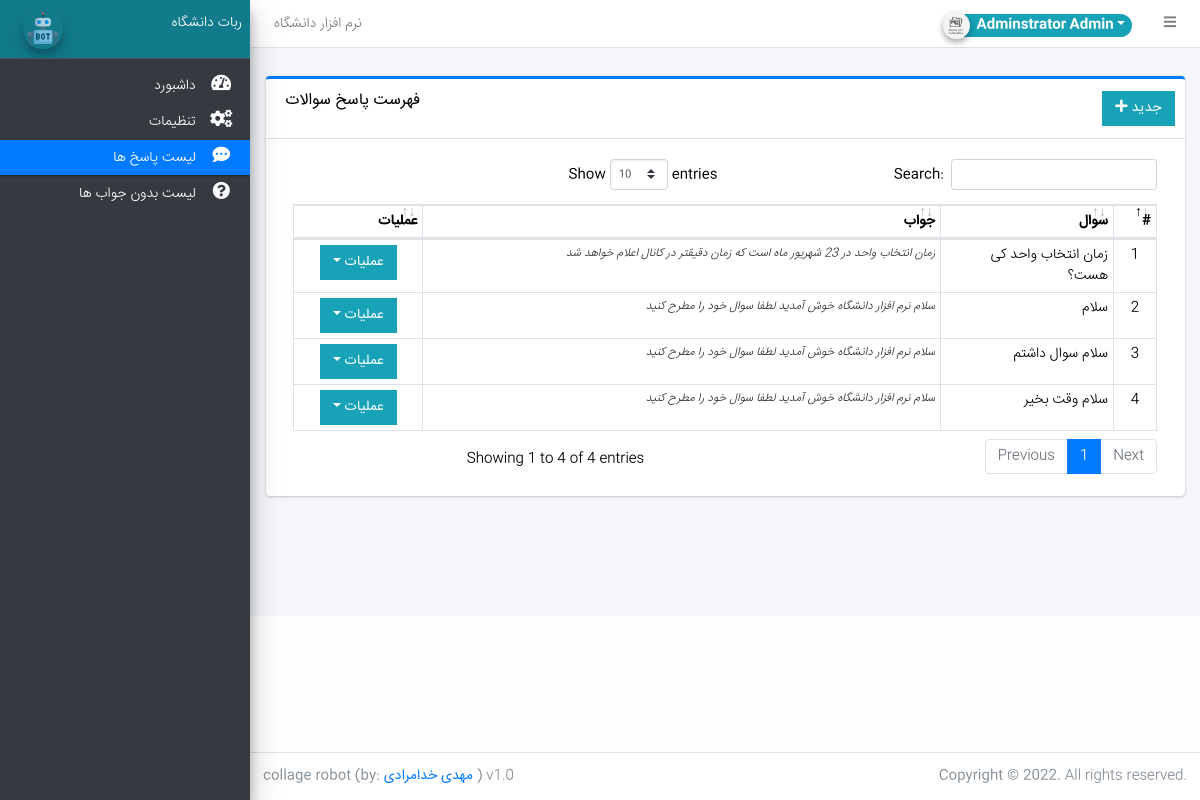
The app's page /admin/?page=responses (signed in) with its own data.
### tables this page shows
CREATE TABLE `questions` (
  `id` int(30) NOT NULL,
  `question` text DEFAULT NULL,
  `response_id` int(30) NOT NULL
);

CREATE TABLE `responses` (
  `id` int(30) NOT NULL,
  `response_message` text DEFAULT NULL
);

### config.php (called while the page is built, shortened)
<?php
require_once('classes/DBConnection.php');
require_once('classes/SystemSettings.php');
function validate_image($file){
	if(!empty($file)){
		if(is_file(base_app.$file)){
			return base_url.$file;
		}else{
			return base_url.'dist/img/no-image-available.png';
		}
	}else{
		return base_url.'dist/img/no-image-available.png';
	}
}
function isMobileDevice(){
    $aMobileUA = array(
        '/iphone/i' => 'iPhone',
        '/ipod/i' => 'iPod',
        '/ipad/i' => 'iPad',
        '/android/i' => 'Android',
        '/blackberry/i' => 'BlackBerry',
        '/webos/i' => 'Mobile'
    );
    return false;
}
?>

### classes/DBConnection.php (called while the page is built, shortened)
<?php
class DBConnection{
    private $host = DB_SERVER;
    private $username = DB_USERNAME;
    private $password = DB_PASSWORD;
    private $database = DB_NAME;
    public $conn;
    public function __construct(){
        if (!isset($this->conn)) {
            $this->conn = new mysqli($this->host, $this->username, $this->password, $this->database);
        }
    }
}
?>

### classes/SystemSettings.php (called while the page is built, shortened)
<?php
class SystemSettings extends DBConnection{
	function userdata($field = ''){
		if(!empty($field)){
			if(isset($_SESSION['userdata'][$field]))
				return $_SESSION['userdata'][$field];
			else
				return null;
		}else{
			return false;
		}
	}
	function info($field=''){
		if(!empty($field)){
			if(isset($_SESSION['system_info'][$field]))
				return $_SESSION['system_info'][$field];
			else
				return false;
		}else{
			return false;
		}
	}
}
$_settings = new SystemSettings();
?>

### admin/responses/index.php (the view, shortened to what this page needs)
<div class="card card-outline card-primary">
	<div class="card-header">
		<h3 class="card-title">فهرست پاسخ سوالات</h3>
		<div class="card-tools">
			<a href="?page=responses/manage" class="btn btn-flat btn-info"><span class="fas fa-plus"></span>  جدید</a>
		</div>
	</div>
	<div class="card-body">
		<div class="container-fluid">
			<table class="table table-bordered table-stripped text-right" dir="rtl">
				<colgroup>
					<col width="5%">
					<col width="20%">
					<col width="60%">
					<col width="15%">
				</colgroup>
				<thead>
					<tr>
						<th>#</th>
						<th>سوال</th>
						<th>جواب</th>
						<th>عملیات</th>
					</tr>
				</thead>
				<tbody>
					<?php
					$i = 1;
						$qry = $conn->query("SELECT q.id, r.response_message, q.question FROM `questions` q inner join `responses` r on q.response_id = r.id order by q.question asc ");
						while($row = $qry->fetch_assoc()):
					?>
						<tr>
							<td class="text-center"><?php echo $i++; ?></td>
							<td><?php echo $row['question'] ?></td>
							<td><span class="truncate"><?php echo $row['response_message'] ?></span></td>
							<td class=" text-center">
								 <button type="button" class="btn btn-flat btn-info dropdown-toggle dropdown-icon" data-toggle="dropdown">
				                  		عملیات
				                  </button>
							</td>
						</tr>
					<?php endwhile; ?>
				</tbody>
			</table>
		</div>
	</div>
</div>

### admin/index.php (shortened to what this page needs)
<?php require_once('../config.php'); ?>
 <!DOCTYPE html>
<html lang="en" class="" style="height: auto;">
<?php require_once('inc/header.php') ?>
  <body class="layout-fixed layout-footer-fixed text-sm sidebar-mini control-sidebar-slide-open layout-navbar-fixed " data-new-gr-c-s-check-loaded="14.991.0" data-gr-ext-installed="" style="height: auto;">
    <div class="wrapper">
     <?php require_once('inc/topBarNav.php') ?>
     <?php require_once('inc/navigation.php') ?>
     <?php $page = isset($_GET['page']) ? $_GET['page'] : 'home';  ?>
      <div class="content-wrapper" style="min-height: 567.854px;">
        <div class="content-header">
        </div>
        <section class="content">
          <div class="container-fluid">
            <?php
              if(!file_exists($page.".php") && !is_dir($page)){
                  include '404.html';
              }else{
                if(is_dir($page))
                  include $page.'/index.php';
                else
                  include $page.'.php';
              }
            ?>
          </div>
        </section>
      </div>
      <?php require_once('inc/footer.php') ?>
  </body>
</html>

### admin/inc/header.php (shortened to what this page needs)
<head>
    <link rel="stylesheet" href="<?php echo base_url ?>plugins/fontawesome-free/css/all.min.css">
    <link rel="stylesheet" href="<?php echo base_url ?>plugins/tempusdominus-bootstrap-4/css/tempusdominus-bootstrap-4.min.css">
  <link rel="stylesheet" href="<?php echo base_url ?>plugins/datatables-bs4/css/dataTables.bootstrap4.min.css">
  <link rel="stylesheet" href="<?php echo base_url ?>plugins/datatables-responsive/css/responsive.bootstrap4.min.css">
  <link rel="stylesheet" href="<?php echo base_url ?>plugins/datatables-buttons/css/buttons.bootstrap4.min.css">
  <link rel="stylesheet" href="<?php echo base_url ?>plugins/select2/css/select2.min.css">
  <link rel="stylesheet" href="<?php echo base_url ?>plugins/select2-bootstrap4-theme/select2-bootstrap4.min.css">
    <link rel="stylesheet" href="<?php echo base_url ?>plugins/icheck-bootstrap/icheck-bootstrap.min.css">
    <link rel="stylesheet" href="<?php echo base_url ?>plugins/jqvmap/jqvmap.min.css">
    <link rel="stylesheet" href="<?php echo base_url ?>dist/css/adminlte.css">
    <link rel="stylesheet" href="<?php echo base_url ?>dist/css/custom.css">
    <link rel="stylesheet" href="<?php echo base_url ?>plugins/overlayScrollbars/css/OverlayScrollbars.min.css">
    <link rel="stylesheet" href="<?php echo base_url ?>plugins/daterangepicker/daterangepicker.css">
    <link rel="stylesheet" href="<?php echo base_url ?>plugins/summernote/summernote-bs4.min.css">
  <link rel="stylesheet" href="<?php echo base_url ?>plugins/sweetalert2-theme-bootstrap-4/bootstrap-4.min.css">
  </head>

### admin/inc/topBarNav.php (shortened to what this page needs)
<nav class="main-header navbar navbar-expand navbar-white navbar-light text-sm">
  <ul class="navbar-nav">
    <li class="nav-item d-none d-sm-inline-block">
      <a href="<?php echo base_url ?>" class="nav-link"><?php echo (!isMobileDevice()) ? $_settings->info('name'):$_settings->info('short_name'); ?></a>
    </li>
  </ul>
  <ul class="navbar-nav ml-auto">
    <li class="nav-item">
      <div class="btn-group nav-link">
            <button type="button" class="btn btn-rounded badge badge-info dropdown-toggle dropdown-icon" data-toggle="dropdown">
              <span><img src="<?php echo validate_image($_settings->userdata('avatar')) ?>" class="img-circle elevation-2 user-img" alt="User Image"></span>
              <span class="ml-3"><?php echo ucwords($_settings->userdata('firstname').' '.$_settings->userdata('lastname')) ?></span>
            </button>
        </div>
    </li>
    <li class="nav-item">
      <a class="nav-link" data-widget="pushmenu" href="#" role="button"><i class="fas fa-bars"></i></a>
    </li>
  </ul>
</nav>

### admin/inc/navigation.php (shortened to what this page needs)
<aside class="main-sidebar sidebar-dark-primary elevation-4 bg-dark text-white">
  <a href="<?php echo base_url ?>admin" class="brand-link bg-info text-sm">
    <img src="<?php echo validate_image($_settings->info('logo')) ?>" alt="Store Logo" class="brand-image img-circle elevation-3" style="opacity: .8;width: 2.5rem;height: 2.5rem;max-height: unset">
    <span class="brand-text font-weight-light"><?php echo $_settings->info('short_name') ?></span>
  </a>
  <div class="sidebar os-host os-theme-light os-host-overflow os-host-overflow-y os-host-resize-disabled os-host-transition os-host-scrollbar-horizontal-hidden">
    <div class="os-content-glue" style="margin: 0px -8px; width: 249px; height: 646px;"></div>
    <div class="os-padding">
      <div class="os-viewport os-viewport-native-scrollbars-invisible" style="overflow-y: scroll;">
        <div class="os-content" style="padding: 0px 8px; height: 100%; width: 100%;">
          <nav class="mt-4">
            <ul class="nav nav-pills nav-sidebar flex-column text-sm nav-compact nav-flat nav-child-indent nav-collapse-hide-child" data-widget="treeview" role="menu" data-accordion="false">
              <li class="nav-item dropdown">
                <a href="./" class="nav-link nav-home">
                  <p>
                    داشبورد
                  </p>
                  <i class="nav-icon fas fa-tachometer-alt"></i>
                </a>
              </li>
              <li class="nav-item dropdown">
                <a href="<?php echo base_url ?>admin/?page=system_info" class="nav-link nav-system_info">
                  <p>
                    تنظیمات
                  </p>
                  <i class="nav-icon fas fa-cogs"></i>
                </a>
              </li>
              <li class="nav-item dropdown">
                <a href="<?php echo base_url ?>admin/?page=responses" class="nav-link nav-responses">
                  <p>
                    لیست پاسخ ها
                  </p>
                  <i class="nav-icon fas fa-comment-dots"></i>
                </a>
              </li>
              <li class="nav-item dropdown">
                <a href="<?php echo base_url ?>admin/?page=unanswered" class="nav-link nav-unanswered">
                  <p>
                    لیست بدون جواب ها
                  </p>
                  <i class="nav-icon fas fa-question-circle"></i>
                </a>
              </li>
            </ul>
          </nav>
        </div>
      </div>
    </div>
  </div>
</aside>

### admin/inc/footer.php (shortened to what this page needs)
<footer class="main-footer text-sm">
        <strong>Copyright © <?php echo date('Y') ?>.
        </strong>
        All rights reserved.
        <div class="float-left d-none d-sm-inline-block">
        <b class="text-left left">collage robot (by: <a href="tel:+989195437593" target="blank">مهدی خدامرادی</a> )</b> v1.0
        </div>
      </footer>
    </div>

### admin/inc/topBarNav.php (style rules this page uses)
.user-img { position: absolute; height: 27px; width: 27px; object-fit: cover; left: -7%; top: -12%; }
.btn-rounded { border-radius: 50px; }

### admin/inc/navigation.php (style rules this page uses)
.sidebar li.nav-item * { color: white; }

### records on screen
questions: question "زمان انتخاب واحد کی هست؟", response.response_message "زمان انتخاب واحد در 23 شهریور ماه است که زمان دقیقتر در کانال اعلام خواهد شد"
questions: question "سلام", response.response_message "سلام نرم افزار دانشگاه خوش آمدید لطفا سوال خود را مطرح کنید"
questions: question "سلام سوال داشتم", response.response_message "سلام نرم افزار دانشگاه خوش آمدید لطفا سوال خود را مطرح کنید"
questions: question "سلام وقت بخیر", response.response_message "سلام نرم افزار دانشگاه خوش آمدید لطفا سوال خود را مطرح کنید"

### other values on screen
$_settings->info('name') "نرم افزار دانشگاه"
$_settings->userdata('firstname').' '.$_settings->userdata('lastname') "Adminstrator Admin"
$_settings->info('short_name') "ربات دانشگاه"
